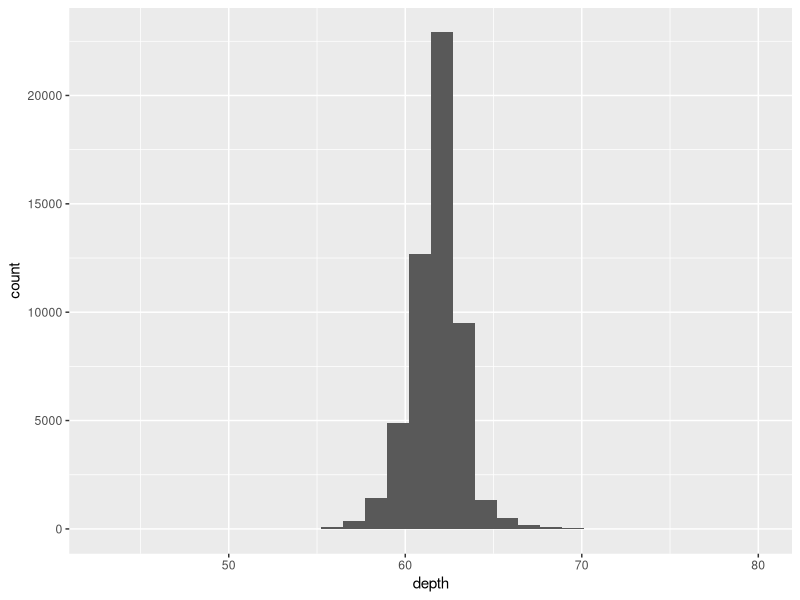
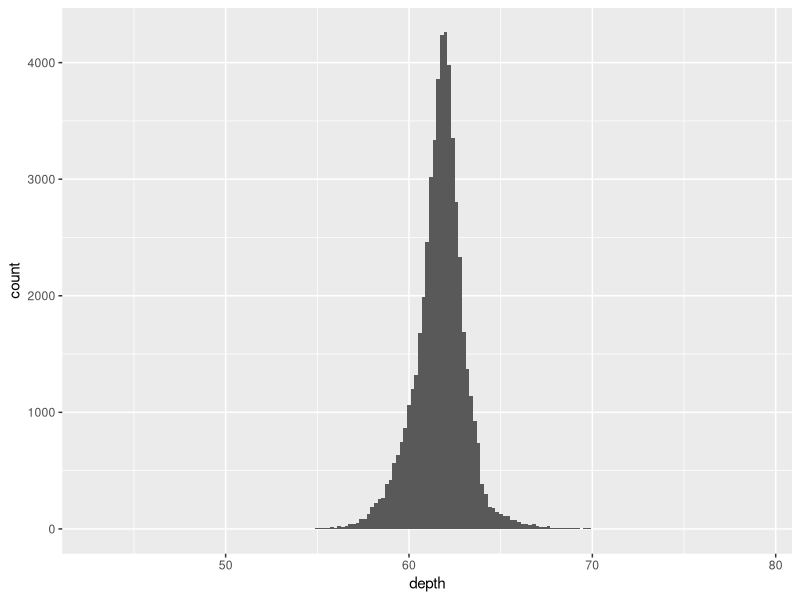
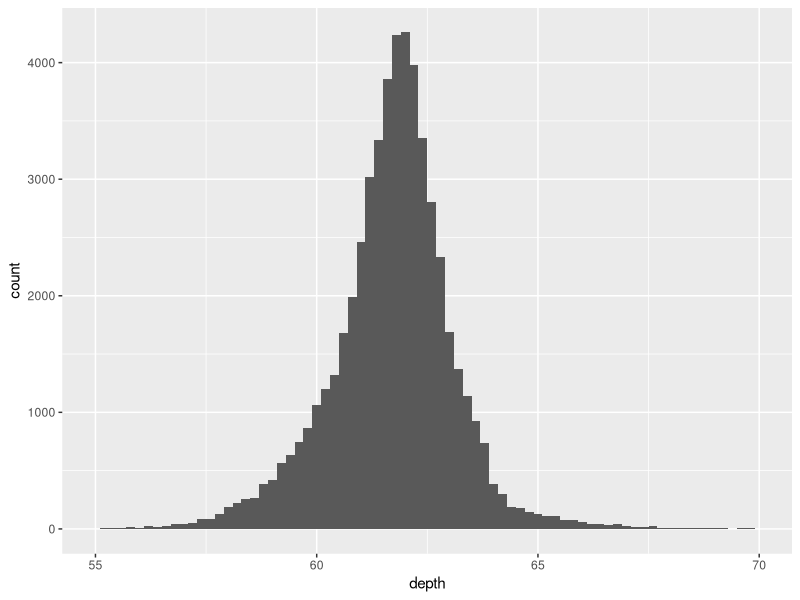
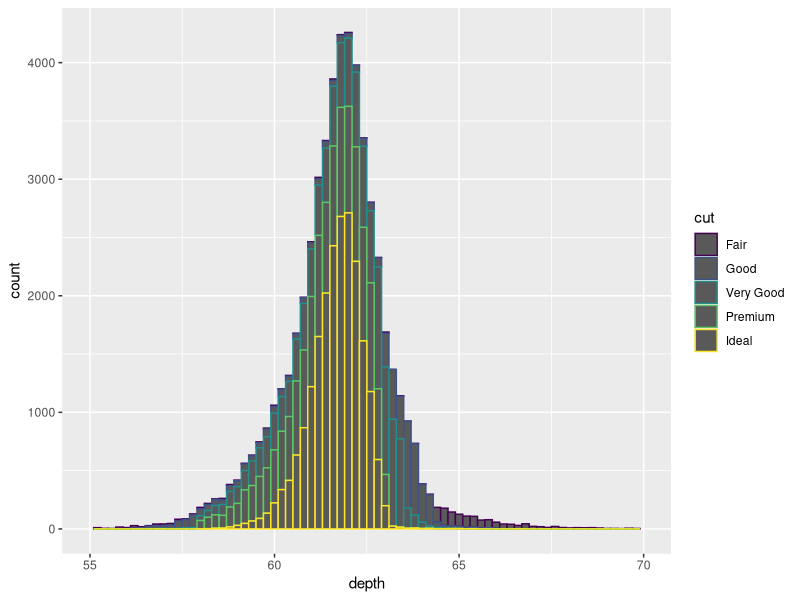
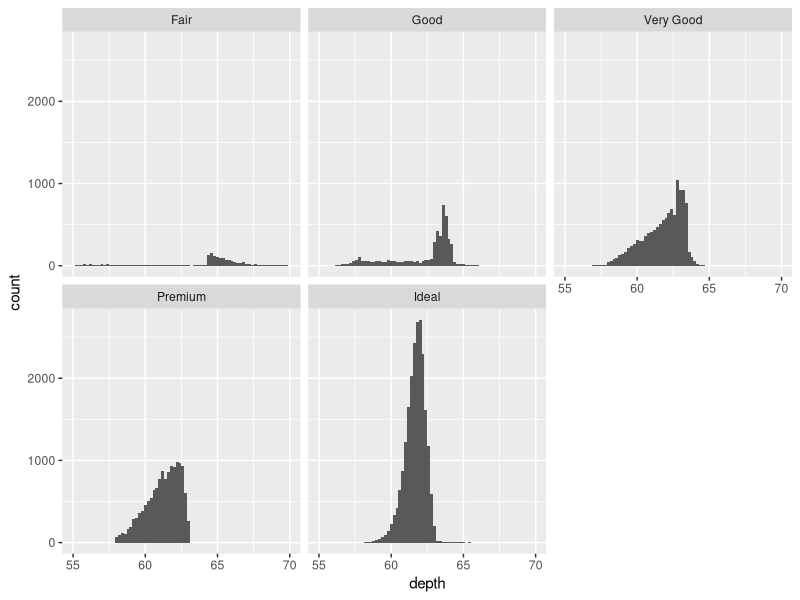
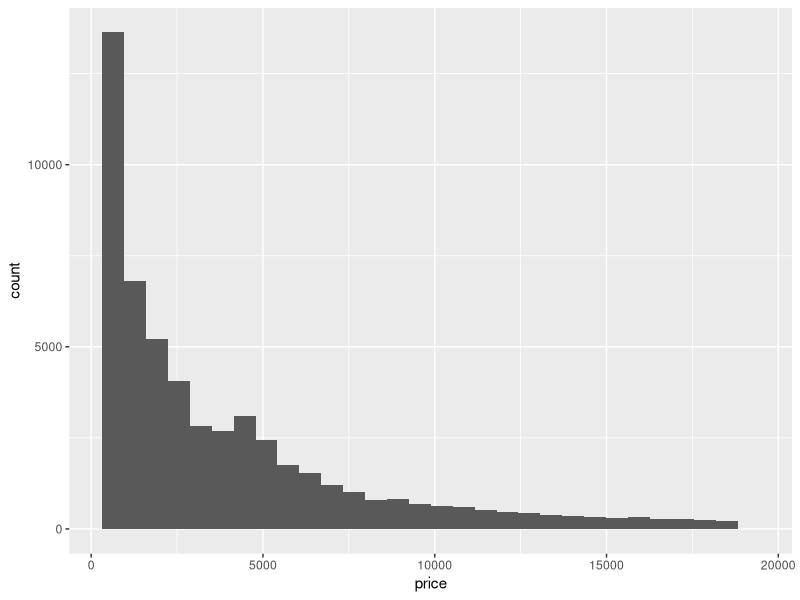
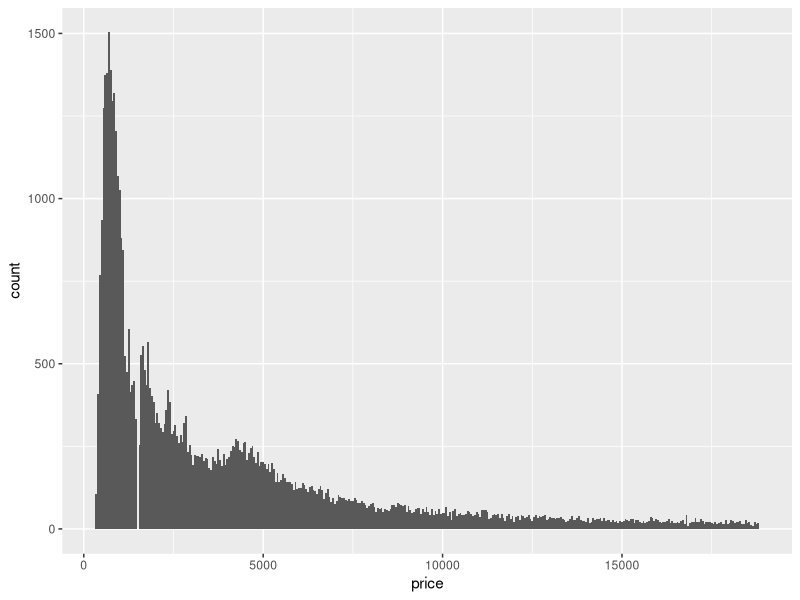
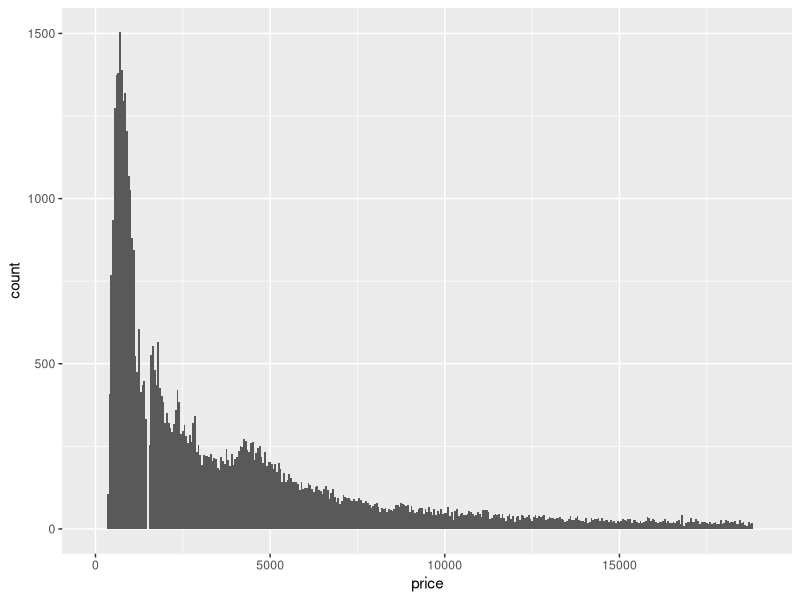

Generate these figures, in order, with R:
## ---- chunk 1
knitr::opts_chunk$set(echo = TRUE)
options(knitr.kable.NA = "")
## ---- chunk 2
library(ggplot2)
## ---- chunk 3
ggplot(diamonds, aes(depth)) + geom_histogram()
## ---- chunk 4
ggplot(diamonds, aes(depth)) + geom_histogram(binwidth = 0.2)
## ---- chunk 5
ggplot(diamonds, aes(depth)) + geom_histogram(binwidth = 0.2) + xlim(c(55, 70))
## ---- chunk 6
ggplot(diamonds, aes(depth, color=cut)) + geom_histogram(binwidth = 0.2) + xlim(c(55, 70))
## ---- chunk 7
ggplot(diamonds, aes(depth)) + geom_histogram(binwidth = 0.2) + xlim(c(55, 70)) + facet_wrap(~cut)
## ---- chunk 8
ggplot(diamonds, aes(price)) + geom_histogram()
## ---- chunk 9
ggplot(diamonds, aes(price)) + geom_histogram(binwidth = 50)
## ---- chunk 10
ggplot(diamonds, aes(price)) + geom_histogram(binwidth = 50) + xlim(c(0, 19000))
## ---- chunk 11
ggplot(diamonds, aes(price, color=cut)) + geom_histogram(binwidth = 50) + xlim(c(0, 19000))
## ---- chunk 12
ggplot(diamonds, aes(price)) + geom_histogram(binwidth = 50) + xlim(c(0, 19000)) + facet_wrap(~cut)
## ---- chunk 13
ggplot(diamonds, aes(carat, price)) + geom_point()
